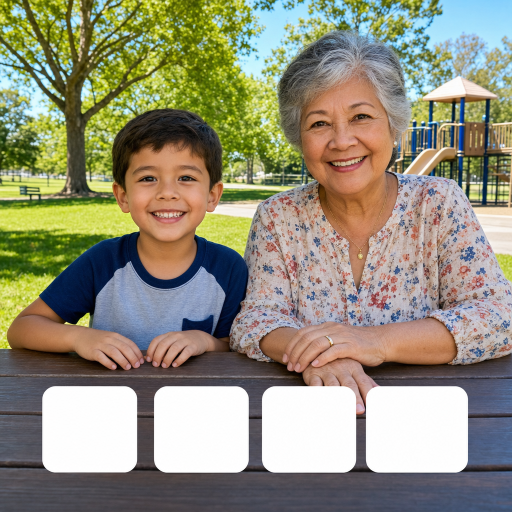
#> input picture interactive_templates/scenes/hobby/grandmother_child/hobby_grandmother_child_interactive.png, 1024 x 1024 px (shown at 1/2 size)
$ python -i personalize.py   (imports and definitions only)
#> lines starting #> are read from the running program, lines starting #| are printed output that depends on the picture; after the words box and inside, x2 and y2 are one past the last pixel; in counts of white or black regions, pixels touching at a corner belong together
"""
personalize.py
─────────────────────────────────────────────────────────────────────────────
Kitchen-scenes–style personalization for Grade 1 stems (used by Streamlit):

  STEP 1 — PASTE
      Child: YuNet box + soft ellipse (upload skin tone preserved).
      Adult: hair-expanded box + jaw-soft mask (upload skin tone preserved).

  STEP 2a — AI blend adult (jaw/hairline; upload skin → body)
  STEP 2b — AI blend child (sticker removal; adult locked)
  STEP 3 — BODY SKIN RECOLOUR + COUNT LOCK
      Recolour template neck/arms toward upload skin; lock object counts.
"""

from __future__ import annotations

import base64
import json
import os
import re
import sys
from io import BytesIO
from pathlib import Path

import requests
from dotenv import load_dotenv
from PIL import Image, ImageDraw, ImageFilter

TEMPLATES_ROOT = Path(__file__).resolve().parent
PIPELINE_ROOT = TEMPLATES_ROOT.parent  # new_pipeline/
REPO_ROOT = PIPELINE_ROOT.parent  # kids_books/

if str(REPO_ROOT) not in sys.path:
    sys.path.insert(0, str(REPO_ROOT))

# [1 line not run here, left out]
API_KEY = os.getenv("OPENROUTER_API_KEY", "").strip()
OPENROUTER_URL = "https://openrouter.ai/api/v1/chat/completions"
# Match kitchen_scenes default; override with PERSONALIZE_IMAGE_MODEL if needed
IMAGE_MODEL = (
    os.getenv("PERSONALIZE_IMAGE_MODEL", "openai/gpt-5.4-image-2").strip()
    or "openai/gpt-5.4-image-2"
)

ROOT = TEMPLATES_ROOT

# Exact YuNet boxes by default (kitchen does not pad)
_ANNOTATED_PAD = float(os.getenv("FACE_ANNOTATED_PAD", "1.0"))
_OBJECT_LOCK_THRESHOLD = float(os.getenv("OBJECT_LOCK_THRESHOLD", "12"))
_OBJECT_LOCK_FACE_PAD = float(os.getenv("OBJECT_LOCK_FACE_PAD", "0.55"))
_AI_MAX_FACE_GROW = float(os.getenv("AI_MAX_FACE_GROW", "1.55"))
_AI_GHOST_LOW = float(os.getenv("AI_GHOST_LOW_FRAC", "0.32"))
_AI_GHOST_HIGH = float(os.getenv("AI_GHOST_HIGH_FRAC", "0.22"))
# Stubs for unused legacy landmark paste helpers still in this file
_FACE_FILL = 1.0
_FACE_BODY_SCALE = 1.0
_HEAD_VS_FACE = 1.0
_REGION_EXPAND = 1.0
_REGION_TOP_EXTRA = 0.0
_REGION_BOTTOM_EXTRA = 0.0


# [359 lines left out: functions _soft_mask, _head_paste_mask, _kitchen_crop_face, _cover_fit_rgba, _face_box_in_rgba, _face_anchor and 7 more, not called in this run]


def _resize_face_contain(face: Image.Image, box_w: int, box_h: int) -> Image.Image:
    """Backward-compatible alias — now cover-fills the annotated box."""
    return _resize_face_to_box(face, box_w, box_h)


# [309 lines left out: functions _matte_face_rgba, _crop_upload_face_complete, _expand_region, _match_lighting, _soft_paste_only, _seamless_paste and 3 more, not called in this run]


def _ycrcb_skin_mask_rgb(arr) -> "np.ndarray":
    """Boolean skin mask on an RGB uint8 array."""
    import cv2
    import numpy as np

    bgr = cv2.cvtColor(arr, cv2.COLOR_RGB2BGR)
    ycrcb = cv2.cvtColor(bgr, cv2.COLOR_BGR2YCrCb)
    y, cr, cb = cv2.split(ycrcb)
    return (
        (cr >= 133)
        & (cr <= 173)
        & (cb >= 77)
        & (cb <= 127)
        & (y >= 60)
        & (y <= 230)
    )


def _sample_skin_lab_from_upload(photo: str | Path | Image.Image):
    """Mean LAB skin stats from an upload photo (identity reference)."""
    import cv2
    import numpy as np

    if isinstance(photo, Image.Image):
        img = photo.convert("RGB")
    else:
        img = Image.open(photo).convert("RGB")
#> img is the input picture: PIL image 1024x1024 RGB; mean R, G, B 147.2, 144, 123.3
    arr = np.array(img, dtype=np.uint8)
    h, w = arr.shape[:2]
#> h = 1024; w = 1024
    skin = _ycrcb_skin_mask_rgb(arr)
#> in _ycrcb_skin_mask_rgb, `ycrcb = cv2.cvtColor(bgr, cv2.COLOR_BGR2YCrCb)`: ycrcb: shape (1024, 1024, 3); mean of channels 0, 1, 2 142.6, 131.3, 117.1
#> in _ycrcb_skin_mask_rgb, `y, cr, cb = cv2.split(ycrcb)`:
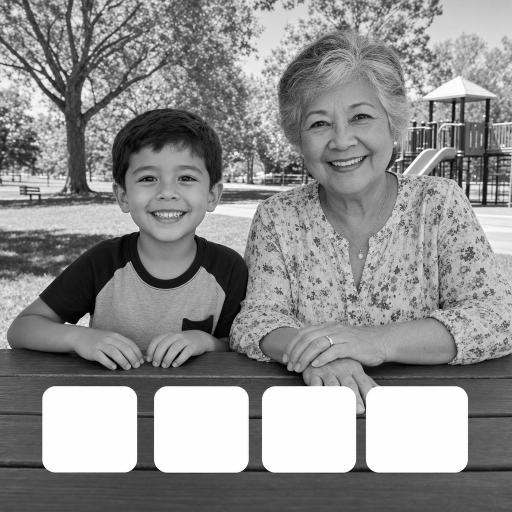
#> y: shape (1024, 1024) (shown at 1/2 size); min 0, max 255, mean 142.6
#> in _ycrcb_skin_mask_rgb, `y, cr, cb = cv2.split(ycrcb)`:
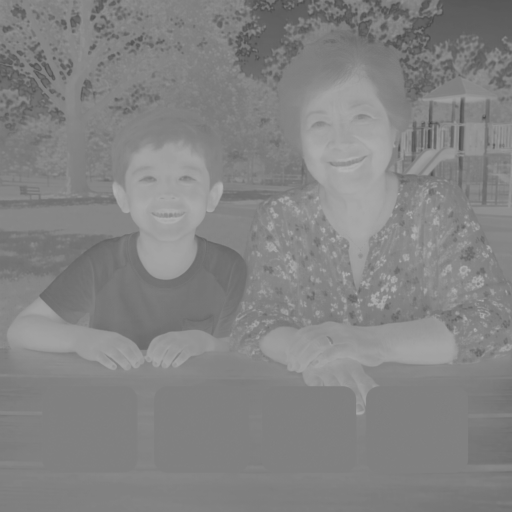
#> cr: shape (1024, 1024) (shown at 1/2 size); min 67, max 180, mean 131.3
#> in _ycrcb_skin_mask_rgb, `y, cr, cb = cv2.split(ycrcb)`:
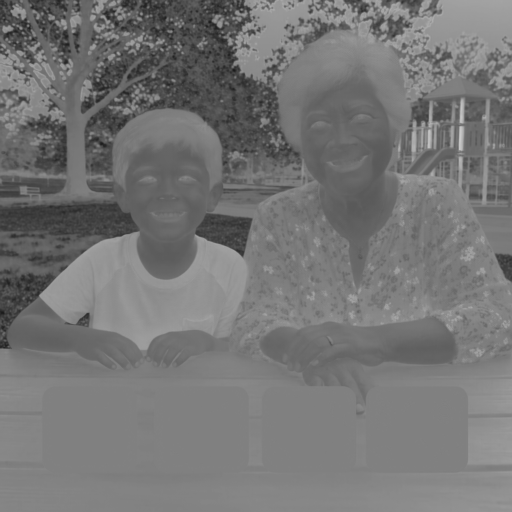
#> cb: shape (1024, 1024) (shown at 1/2 size); min 23, max 204, mean 117.1
#> in _ycrcb_skin_mask_rgb, `return ( (cr >= 133) & (cr <= 173) & (cb >= 77) & (cb <= 127) & (y >= ..`:
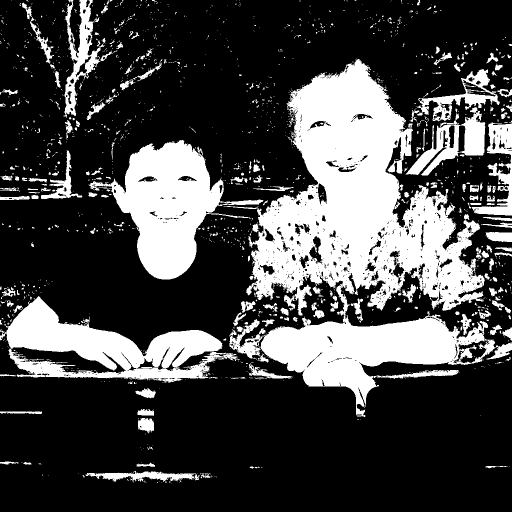
#> returned value: shape (1024, 1024) bool (shown at 1/2 size); 27.7% white; 1572 white regions (1335 under 20 px), largest, box (x1, y1, x2, y2) and area: (447, 118, 1024, 834) 162778, (178, 280, 527, 559) 38466, (0, 592, 479, 765) 34397
    cy, cx = h // 2, w // 2
#> cy = 512; cx = 512
    yy, xx = np.ogrid[:h, :w]
#> yy = 1024 values from 0 to 1023
    center = ((xx - cx) / max(w * 0.36, 1)) ** 2 + ((yy - cy) / max(h * 0.42, 1)) ** 2 < 1.0
    sample = skin & center
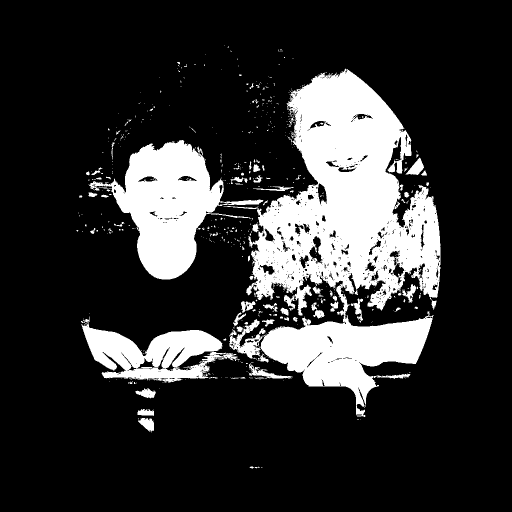
#> sample: shape (1024, 1024) bool (shown at 1/2 size); 19.8% white; 578 white regions (497 under 20 px), largest, box (x1, y1, x2, y2) and area: (447, 138, 881, 834) 139920, (178, 280, 527, 559) 38466, (162, 633, 479, 765) 18972
    if int(sample.sum()) < 40:
        sample = skin
    if int(sample.sum()) < 20:
        return None
    lab = cv2.cvtColor(arr, cv2.COLOR_RGB2LAB).astype(np.float32)
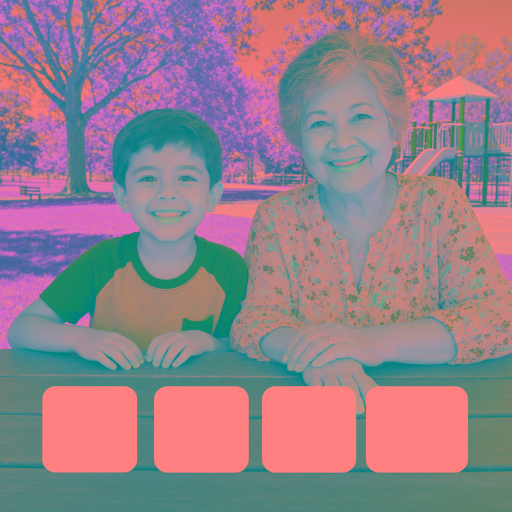
#> lab: shape (1024, 1024, 3) float32 (shown at 1/2 size); mean R, G, B 150.5, 127.4, 139.2
    return lab[sample].mean(axis=0)


# [931 lines left out: functions _recolor_body_to_upload, _degreen_face, _face_allow_mask, _lock_objects_by_image_diff, _ai_blend_acceptable, _sticker_edge_score and 13 more, not called in this run]


_SKIN_TONE_RULES = """
SKIN TONE (CRITICAL):
- Keep the exact skin tone, undertone, and depth from the upload identity photo (IMAGE 2 / IMAGE 3).
- Recolour visible template neck, ears, arms, and hands to match the upload — never lighten a dark
  upload face to match a fair template body, and never darken a fair upload to match a tan body.
- The upload photo is the skin reference for the whole visible body.

NECK / SHOULDERS (CRITICAL):
- The head must sit ON the body — chin attached to the collar, neck centred between the shoulders.
- Do NOT float the head above the shoulders or shift it left/right off the torso axis.
- Preserve the template shirt collar and shoulder line; only soften the jaw→neck seam.
""".strip()


# [714 lines left out: functions _ai_blend_kitchen_style, _ai_finish_identity_locked, _ai_blend_face_patch, _seamless_face_onto_template, _paste_face_patch_on_template, soft_cartoon_keep_identity and 3 more, not called in this run]


# [23 lines not run here, left out]

>>> result = _sample_skin_lab_from_upload('../../interactive_templates/scenes/hobby/grandmother_child/hobby_grandmother_child_interactive.png')
#> result = [150.7, 141.7, 147]

$ run again, on new_pipeline/question_templates/grade_1/addition/add_strawberries_4_2_user_uncle/uncle_2_strawberries_child_4_strawberries_farm.png
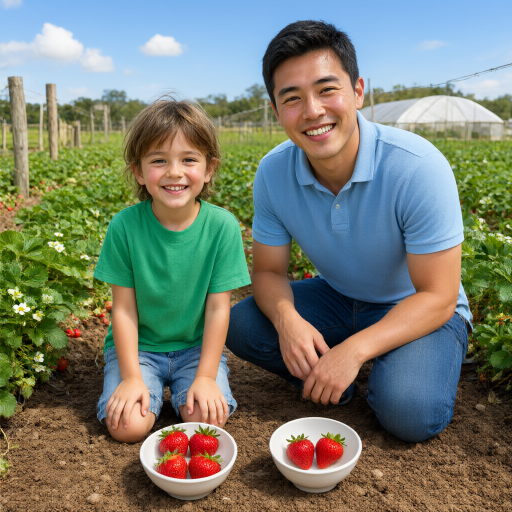
#> input picture new_pipeline/question_templates/grade_1/addition/add_strawberries_4_2_user_uncle/uncle_2_strawberries_child_4_strawberries_farm.png, 1024 x 1024 px (shown at 1/2 size)
#> in _sample_skin_lab_from_upload, img is the input picture: PIL image 1024x1024 RGB; mean R, G, B 119.1, 125.8, 112.1
#> ycrcb: shape (1024, 1024, 3); mean of channels 0, 1, 2 122.3, 125.8, 122.2
#> in _ycrcb_skin_mask_rgb, `return ( (cr >= 133) & (cr <= 173) & (cb >= 77) & (cb <= 127) & (y >= ..`:
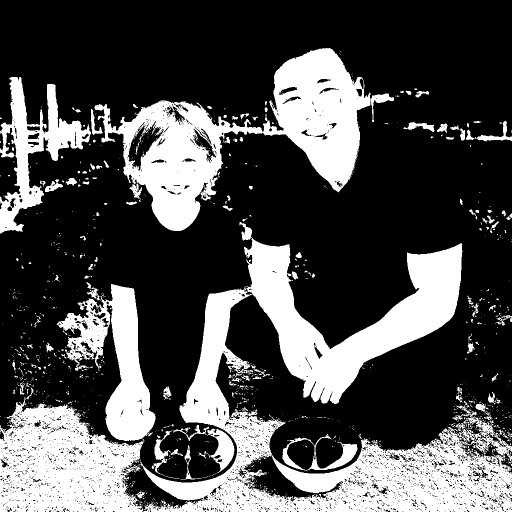
#> returned value: shape (1024, 1024) bool (shown at 1/2 size); 30.3% white; 1222 white regions (1085 under 20 px), largest, box (x1, y1, x2, y2) and area: (278, 444, 1024, 1024) 139280, (189, 96, 788, 462) 70515, (0, 794, 289, 1024) 45001
#> sample: shape (1024, 1024) bool; 15.7% white; 379 white regions (324 under 20 px), largest, box (x1, y1, x2, y2) and area: (359, 444, 881, 942) 71050, (203, 102, 769, 462) 68563, (155, 565, 311, 863) 17857
#> in _sample_skin_lab_from_upload, `lab = cv2.cvtColor(arr, cv2.COLOR_RGB2LAB).astype(np.float32)`:
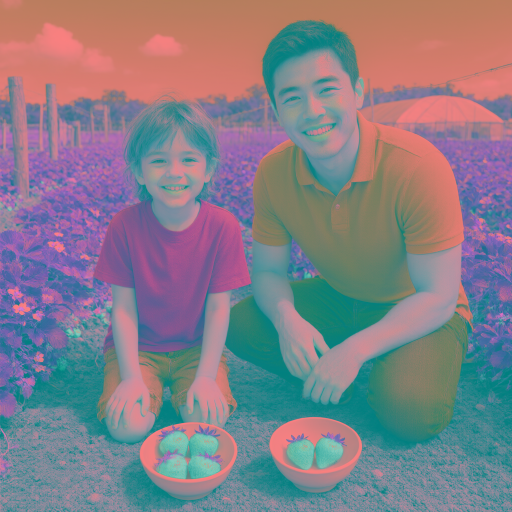
#> lab: shape (1024, 1024, 3) float32 (shown at 1/2 size); mean R, G, B 132.3, 126.1, 136
#> result = [144.8, 141.5, 151.8]

$ run again, on new_pipeline/question_templates/grade_1/addition/add_apples_3_2_user_adult/adult_has_3_apples_user_has_2_apples_altogether.png
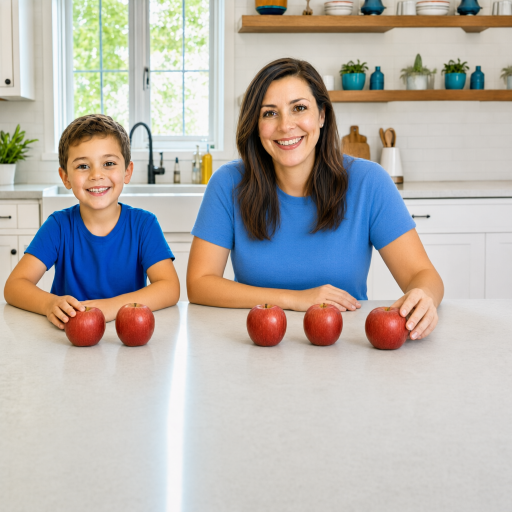
#> input picture new_pipeline/question_templates/grade_1/addition/add_apples_3_2_user_adult/adult_has_3_apples_user_has_2_apples_altogether.png, 1024 x 1024 px (shown at 1/2 size)
#> in _sample_skin_lab_from_upload, img is the input picture: PIL image 1024x1024 RGB; mean R, G, B 181.3, 177, 172.7
#> ycrcb: shape (1024, 1024, 3); mean of channels 0, 1, 2 177.8, 130.5, 125.1
#> in _ycrcb_skin_mask_rgb, `return ( (cr >= 133) & (cr <= 173) & (cb >= 77) & (cb <= 127) & (y >= ..`:
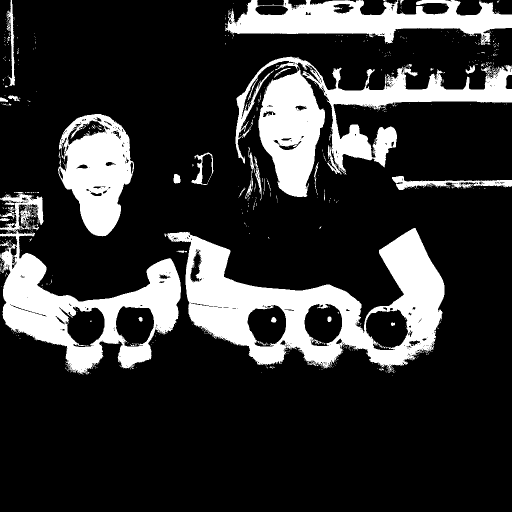
#> returned value: shape (1024, 1024) bool (shown at 1/2 size); 19.9% white; 780 white regions (740 under 20 px), largest, box (x1, y1, x2, y2) and area: (333, 456, 889, 743) 62173, (0, 384, 362, 749) 40472, (450, 0, 1024, 90) 26567
#> sample: shape (1024, 1024) bool; 12.7% white; 311 white regions (285 under 20 px), largest, box (x1, y1, x2, y2) and area: (333, 456, 880, 743) 60220, (517, 135, 650, 394) 21771, (151, 516, 362, 737) 16881
#> in _sample_skin_lab_from_upload, `lab = cv2.cvtColor(arr, cv2.COLOR_RGB2LAB).astype(np.float32)`:
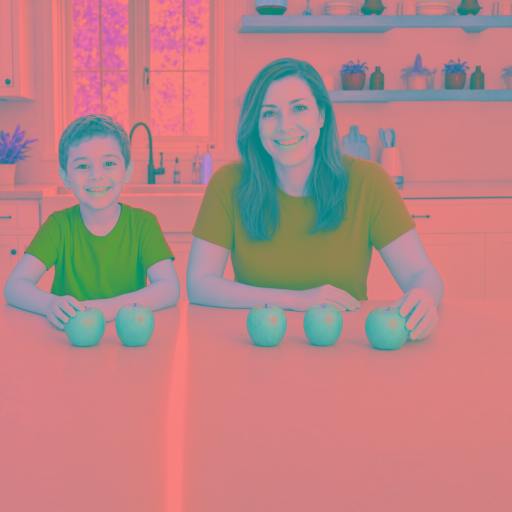
#> lab: shape (1024, 1024, 3) float32 (shown at 1/2 size); mean R, G, B 184.9, 131.4, 131.1
#> result = [170.9, 140.2, 151.5]
